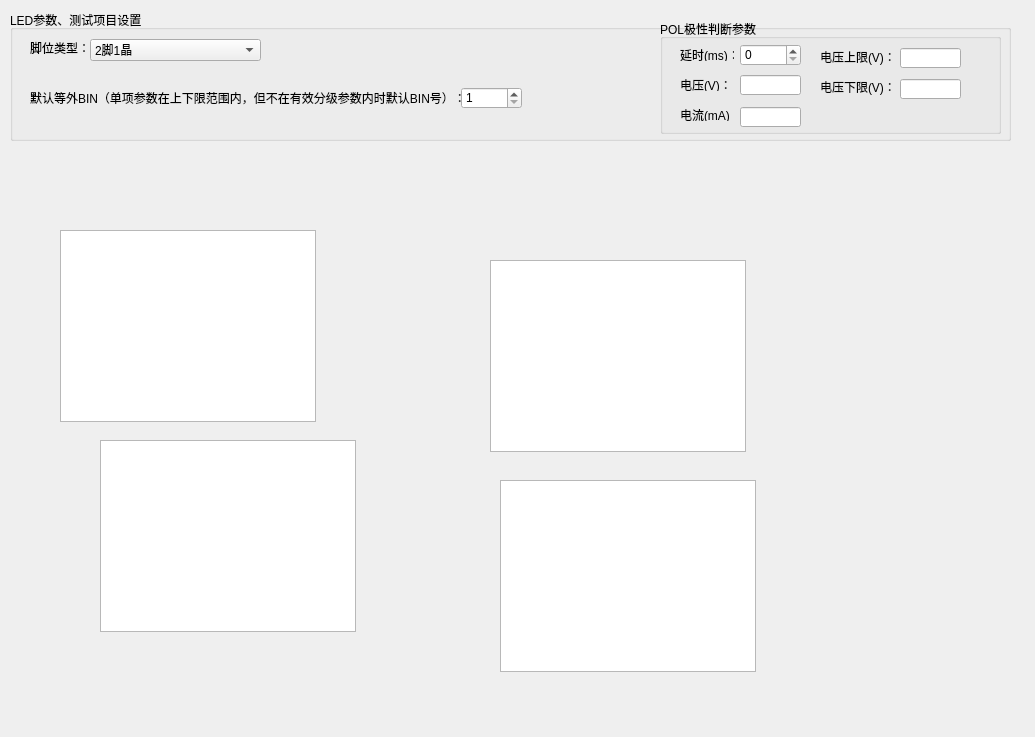
<?xml version="1.0" encoding="UTF-8"?>
<ui version="4.0">
 <class>FrmBaseSet</class>
 <widget class="QWidget" name="FrmBaseSet">
  <property name="geometry">
   <rect>
    <x>0</x>
    <y>0</y>
    <width>1035</width>
    <height>737</height>
   </rect>
  </property>
  <property name="windowTitle">
   <string>Form</string>
  </property>
  <widget class="QGroupBox" name="gbledset">
   <property name="geometry">
    <rect>
     <x>10</x>
     <y>10</y>
     <width>1001</width>
     <height>131</height>
    </rect>
   </property>
   <property name="title">
    <string>LED参数、测试项目设置</string>
   </property>
   <widget class="QComboBox" name="cbledtype">
    <property name="geometry">
     <rect>
      <x>80</x>
      <y>29</y>
      <width>171</width>
      <height>22</height>
     </rect>
    </property>
    <property name="mouseTracking">
     <bool>false</bool>
    </property>
    <property name="frame">
     <bool>true</bool>
    </property>
    <item>
     <property name="text">
      <string>2脚1晶</string>
     </property>
    </item>
    <item>
     <property name="text">
      <string>4脚2晶</string>
     </property>
    </item>
    <item>
     <property name="text">
      <string>4脚3晶共阳</string>
     </property>
    </item>
    <item>
     <property name="text">
      <string>4脚3晶共阴</string>
     </property>
    </item>
    <item>
     <property name="text">
      <string>6脚3晶</string>
     </property>
    </item>
   </widget>
   <widget class="QLabel" name="label">
    <property name="geometry">
     <rect>
      <x>20</x>
      <y>30</y>
      <width>61</width>
      <height>16</height>
     </rect>
    </property>
    <property name="text">
     <string>脚位类型：</string>
    </property>
   </widget>
   <widget class="QGroupBox" name="groupBox">
    <property name="geometry">
     <rect>
      <x>650</x>
      <y>9</y>
      <width>341</width>
      <height>115</height>
     </rect>
    </property>
    <property name="title">
     <string>POL极性判断参数</string>
    </property>
    <widget class="QLabel" name="label_5">
     <property name="geometry">
      <rect>
       <x>20</x>
       <y>30</y>
       <width>54</width>
       <height>12</height>
      </rect>
     </property>
     <property name="text">
      <string>延时(ms)：</string>
     </property>
    </widget>
    <widget class="QLabel" name="label_6">
     <property name="geometry">
      <rect>
       <x>20</x>
       <y>60</y>
       <width>54</width>
       <height>12</height>
      </rect>
     </property>
     <property name="text">
      <string>电压(V)：</string>
     </property>
    </widget>
    <widget class="QLabel" name="label_7">
     <property name="geometry">
      <rect>
       <x>20</x>
       <y>90</y>
       <width>54</width>
       <height>12</height>
      </rect>
     </property>
     <property name="text">
      <string>电流(mA)：</string>
     </property>
    </widget>
    <widget class="QLabel" name="label_8">
     <property name="geometry">
      <rect>
       <x>160</x>
       <y>30</y>
       <width>71</width>
       <height>16</height>
      </rect>
     </property>
     <property name="text">
      <string>电压上限(V)：</string>
     </property>
    </widget>
    <widget class="QLabel" name="label_9">
     <property name="geometry">
      <rect>
       <x>160</x>
       <y>60</y>
       <width>81</width>
       <height>16</height>
      </rect>
     </property>
     <property name="text">
      <string>电压下限(V)：</string>
     </property>
    </widget>
    <widget class="QSpinBox" name="edtdelay">
     <property name="geometry">
      <rect>
       <x>80</x>
       <y>25</y>
       <width>61</width>
       <height>22</height>
      </rect>
     </property>
    </widget>
    <widget class="QLineEdit" name="edtvf">
     <property name="geometry">
      <rect>
       <x>80</x>
       <y>56</y>
       <width>61</width>
       <height>20</height>
      </rect>
     </property>
    </widget>
    <widget class="QLineEdit" name="edtma">
     <property name="geometry">
      <rect>
       <x>80</x>
       <y>88</y>
       <width>61</width>
       <height>20</height>
      </rect>
     </property>
    </widget>
    <widget class="QLineEdit" name="edtvfmax">
     <property name="geometry">
      <rect>
       <x>240</x>
       <y>29</y>
       <width>61</width>
       <height>20</height>
      </rect>
     </property>
    </widget>
    <widget class="QLineEdit" name="edtvfmin">
     <property name="geometry">
      <rect>
       <x>240</x>
       <y>60</y>
       <width>61</width>
       <height>20</height>
      </rect>
     </property>
    </widget>
   </widget>
   <widget class="QLabel" name="label_2">
    <property name="geometry">
     <rect>
      <x>20</x>
      <y>80</y>
      <width>431</width>
      <height>16</height>
     </rect>
    </property>
    <property name="text">
     <string>默认等外BIN（单项参数在上下限范围内，但不在有效分级参数内时默认BIN号）：</string>
    </property>
   </widget>
   <widget class="QSpinBox" name="spbinout">
    <property name="geometry">
     <rect>
      <x>451</x>
      <y>77</y>
      <width>61</width>
      <height>22</height>
     </rect>
    </property>
    <property name="minimum">
     <number>1</number>
    </property>
    <property name="maximum">
     <number>256</number>
    </property>
   </widget>
  </widget>
  <widget class="QTableView" name="tvtestitem1">
   <property name="geometry">
    <rect>
     <x>60</x>
     <y>230</y>
     <width>256</width>
     <height>192</height>
    </rect>
   </property>
  </widget>
  <widget class="QTableView" name="tvtestitem2">
   <property name="geometry">
    <rect>
     <x>490</x>
     <y>260</y>
     <width>256</width>
     <height>192</height>
    </rect>
   </property>
  </widget>
  <widget class="QTableView" name="tvtestitem3">
   <property name="geometry">
    <rect>
     <x>100</x>
     <y>440</y>
     <width>256</width>
     <height>192</height>
    </rect>
   </property>
  </widget>
  <widget class="QTableView" name="tvtestitem4">
   <property name="geometry">
    <rect>
     <x>500</x>
     <y>480</y>
     <width>256</width>
     <height>192</height>
    </rect>
   </property>
  </widget>
 </widget>
 <resources/>
 <connections/>
</ui>
